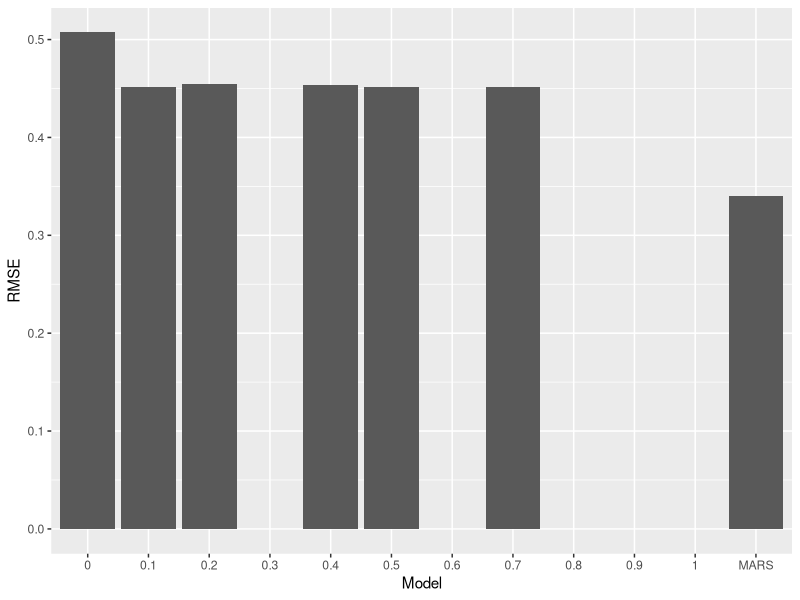
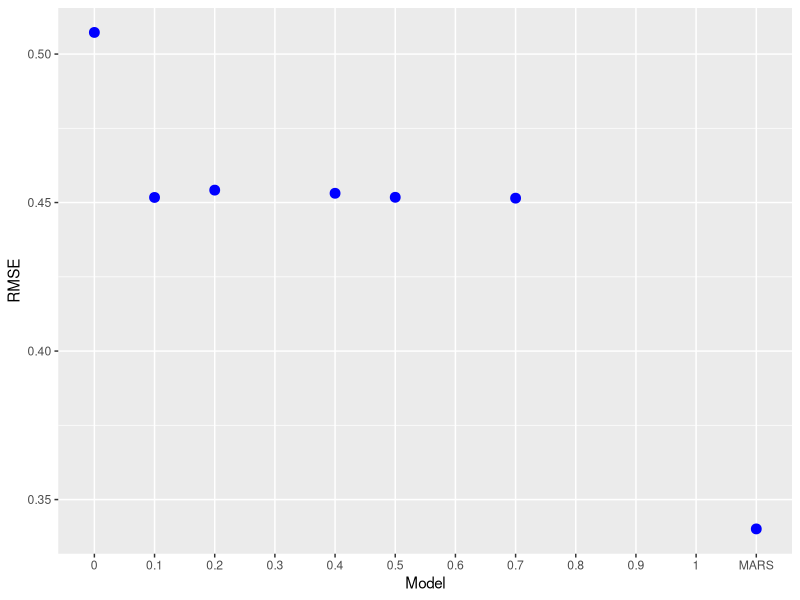

Write the R code that produced these figures, in order.
library(dplyr)
library(glmnet)
library(MLmetrics)
library(ggplot2)
library(earth)

#reading file
rawfile<-read.csv("ObesityDataSet_fixed.csv")

#shuffling data frames
data<-rawfile[sample(nrow(rawfile)),]

#splitting into five sets of training/testing files
#1
trainset_1<-data[423:nrow(data),]
testset_1<-data[1:422,]
#2
trainset_2<-data[1:422,]
trainset_2_tmp<-data[845:nrow(data),]
trainset_2<-rbind(trainset_2,trainset_2_tmp)
testset_2<-data[423:844,]
#3
trainset_3<-data[1:844,]
trainset_3_tmp<-data[1267:nrow(data),]
trainset_3<-rbind(trainset_3,trainset_3_tmp)
testset_3<-data[845:1266,]
#4
trainset_4<-data[1:1266,]
trainset_4_tmp<-data[1689:nrow(data),]
trainset_4<-rbind(trainset_4,trainset_4_tmp)
testset_4<-data[1267:1688,]
#5
trainset_5<-data[1:1688,]
testset_5<-data[1689:2111,]

#gets measured response variables
data_Y<-data[17]
#creates empty vectors to store mean RMSE values
data_RMSE<-rep(NA,11)

###Ridge, Lasso, EN
#for each value of alpha
for(i in seq(0,0.7,0.1)){
  #empty vectors to store predicted Y values
  resultsdata<-rep(NA,nrow(rawfile))
  #empty vectors to store RMSE of each group k 
  data_RMSE_tmp<-rep(NA,5)
  #training models
  model_1 <- cv.glmnet(x=as.matrix(trainset_1[1:16]),y=as.matrix(trainset_1[17]),type.measure="mse", 
                          alpha=i,family="gaussian")
  model_2 <- cv.glmnet(x=as.matrix(trainset_2[1:16]),y=as.matrix(trainset_2[17]),type.measure="mse", 
                             alpha=i,family="gaussian")
  model_3 <- cv.glmnet(x=as.matrix(trainset_3[1:16]),y=as.matrix(trainset_3[17]),type.measure="mse", 
                             alpha=i,family="gaussian")
  model_4 <- cv.glmnet(x=as.matrix(trainset_4[1:16]),y=as.matrix(trainset_4[17]),type.measure="mse", 
                             alpha=i,family="gaussian")
  model_5 <- cv.glmnet(x=as.matrix(trainset_5[1:16]),y=as.matrix(trainset_5[17]),type.measure="mse", 
                             alpha=i,family="gaussian")
  #predicting Ys
  pred_1 <- predict(model_1,s=model_1$lambda.1se,
                           newx=as.matrix(testset_1[1:16]))
  pred_2 <- predict(model_2,s=model_2$lambda.1se,
                          newx=as.matrix(testset_2[1:16]))
  pred_3 <- predict(model_3,s=model_3$lambda.1se,
                          newx=as.matrix(testset_3[1:16]))
  pred_4 <- predict(model_4,s=model_4$lambda.1se,
                          newx=as.matrix(testset_4[1:16]))
  pred_5 <- predict(model_5,s=model_1$lambda.1se,
                          newx=as.matrix(testset_5[1:16]))
  #appends predicted Y values to the dataframe that contains measured Y values
  resultsdata[1:422]<-pred_1
  resultsdata[423:844]<-pred_2
  resultsdata[845:1266]<-pred_3
  resultsdata[1267:1688]<-pred_4
  resultsdata[1689:2111]<-pred_5
  #for each value of alpha, calculates RMSE of every group k
  #and then computes the average RMSE
  data_Y$alpha<-resultsdata
  data_RMSE_tmp[1]<-RMSE(data_Y$alpha[1:422],data_Y$condition[1:422])
  data_RMSE_tmp[2]<-RMSE(data_Y$alpha[423:844],data_Y$condition[423:844])
  data_RMSE_tmp[3]<-RMSE(data_Y$alpha[845:1266],data_Y$condition[845:1266])
  data_RMSE_tmp[4]<-RMSE(data_Y$alpha[1267:1688],data_Y$condition[1267:1688])
  data_RMSE_tmp[5]<-RMSE(data_Y$alpha[1689:2111],data_Y$condition[1689:2111])
  if (i==0){data_RMSE[1]<-mean(data_RMSE_tmp)}
  else if (i==0.1){data_RMSE[2]<-mean(data_RMSE_tmp)}
  else if (i==0.2){data_RMSE[3]<-mean(data_RMSE_tmp)}
  else if (i==0.3){data_RMSE[4]<-mean(data_RMSE_tmp)}
  else if (i==0.4){data_RMSE[5]<-mean(data_RMSE_tmp)}
  else if (i==0.5){data_RMSE[6]<-mean(data_RMSE_tmp)}
  else if (i==0.6){data_RMSE[7]<-mean(data_RMSE_tmp)}
  else if (i==0.7){data_RMSE[8]<-mean(data_RMSE_tmp)}
  else if (i==0.8){data_RMSE[9]<-mean(data_RMSE_tmp)}
  else if (i==0.9){data_RMSE[10]<-mean(data_RMSE_tmp)}
  else if (i==1){data_RMSE[11]<-mean(data_RMSE_tmp)}
}

#compiling results
compiled<-matrix(data=NA,nrow=11,ncol=2)
compiled[,1]<-seq(0,1,0.1)
compiled[,2]<-data_RMSE
colnames(compiled)<-c("Model","RMSE")
compiled<-as.data.frame(compiled)
compiled[,]<-sapply(compiled[,],as.numeric)

###MARS
#builds a model for each k 
fit1<-earth(condition~.,trainset_1)
fit2<-earth(condition~.,trainset_2)
fit3<-earth(condition~.,trainset_3)
fit4<-earth(condition~.,trainset_4)
fit5<-earth(condition~.,trainset_5)

#predicts using each model
prediction1<-predict(fit1,testset_1[1:16])
prediction2<-predict(fit2,testset_2[1:16])
prediction3<-predict(fit3,testset_3[1:16])
prediction4<-predict(fit4,testset_4[1:16])
prediction5<-predict(fit5,testset_5[1:16])

#creates empty vector to store results
marsresultsdata<-rep(NA,nrow(rawfile))
marsresultsdata[1:422]<-prediction1
marsresultsdata[423:844]<-prediction2
marsresultsdata[845:1266]<-prediction3
marsresultsdata[1267:1688]<-prediction4
marsresultsdata[1689:2111]<-prediction5

#appends results to dataframe containing true Y values
data_Y$mars<-marsresultsdata

#computes RMSE
marsdata_RMSE_tmp<-rep(NA,5)
marsdata_RMSE_tmp[1]<-RMSE(data_Y$mars[1:422],data_Y$condition[1:422])
marsdata_RMSE_tmp[2]<-RMSE(data_Y$mars[423:844],data_Y$condition[423:844])
marsdata_RMSE_tmp[3]<-RMSE(data_Y$mars[845:1266],data_Y$condition[845:1266])
marsdata_RMSE_tmp[4]<-RMSE(data_Y$mars[1267:1688],data_Y$condition[1267:1688])
marsdata_RMSE_tmp[5]<-RMSE(data_Y$mars[1689:2111],data_Y$condition[1689:2111])
mars.rmse<-as.data.frame(t(matrix(c("MARS",as.numeric(mean(marsdata_RMSE_tmp))))))
colnames(mars.rmse)<-c("Model","RMSE")
compiled<-rbind(compiled,mars.rmse)
compiled[,2]<-sapply(compiled[,2],as.numeric)

###making plots
ggplot(compiled,aes(x=Model,y=RMSE))+geom_col()
ggplot(compiled,aes(x=Model,y=RMSE))+geom_point(shape=19,color="blue",size=3)
